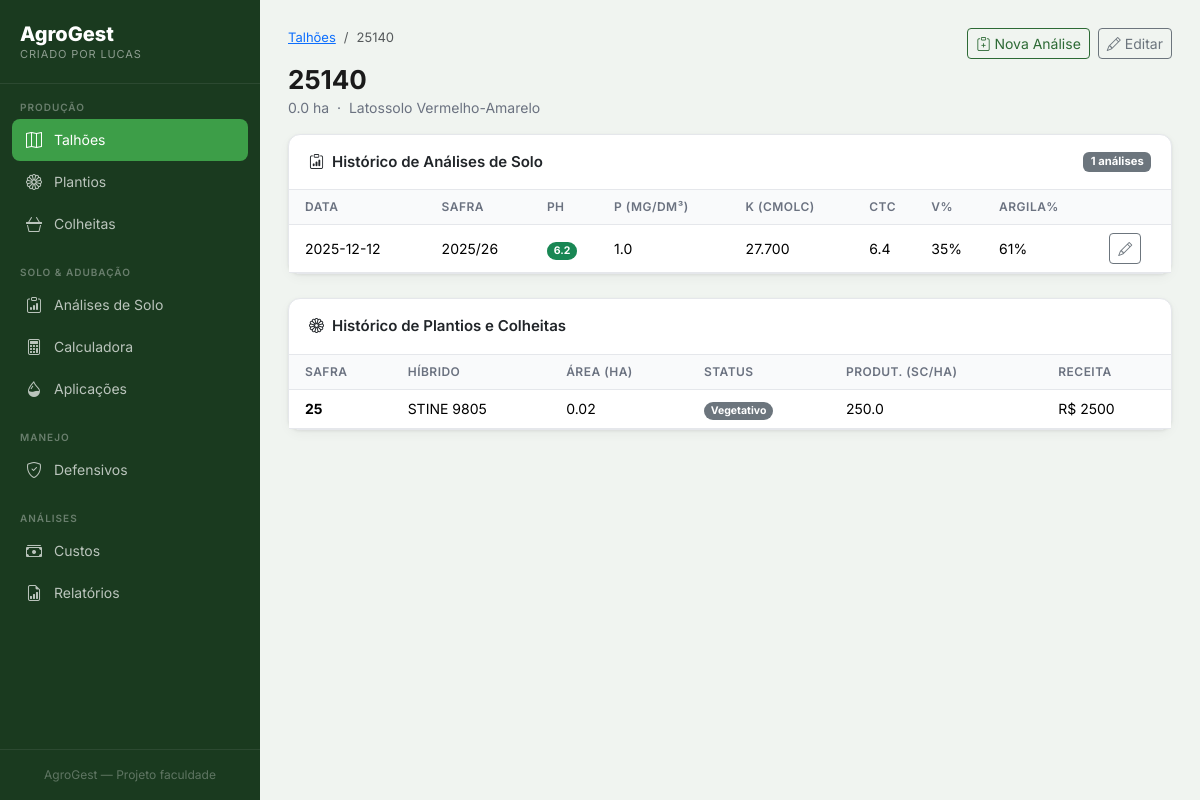
The app's page /talhoes/6/detalhe with its own data.
### tables this page shows
CREATE TABLE talhoes (
    id INTEGER PRIMARY KEY AUTOINCREMENT,
    nome TEXT NOT NULL,
    area_ha REAL NOT NULL,
    localizacao TEXT,
    tipo_solo TEXT,
    observacoes TEXT,
    criado_em TIMESTAMP DEFAULT CURRENT_TIMESTAMP
);

CREATE TABLE analises_solo (
    id INTEGER PRIMARY KEY AUTOINCREMENT,
    talhao_id INTEGER NOT NULL,
    data_coleta DATE NOT NULL,
    safra TEXT,
    profundidade TEXT DEFAULT '0-20 cm',
    ph REAL,
    fosforo REAL,
    potassio REAL,
    calcio REAL,
    magnesio REAL,
    aluminio REAL,
    h_al REAL,
    ctc REAL,
    saturacao_bases REAL,
    teor_argila REAL,
    materia_organica REAL,
    observacoes TEXT,
    criado_em TIMESTAMP DEFAULT CURRENT_TIMESTAMP,
    FOREIGN KEY (talhao_id) REFERENCES talhoes(id)
);

CREATE TABLE colheitas (
    id INTEGER PRIMARY KEY AUTOINCREMENT,
    plantio_id INTEGER NOT NULL,
    data_colheita DATE,
    producao_total REAL,
    umidade_colheita REAL,
    producao_corrigida REAL,
    produtividade_kgha REAL,
    produtividade_scha REAL,
    preco_saca REAL,
    receita_bruta REAL,
    observacoes TEXT,
    criado_em TIMESTAMP DEFAULT CURRENT_TIMESTAMP,
    FOREIGN KEY (plantio_id) REFERENCES plantios(id)
);

CREATE TABLE plantios (
    id INTEGER PRIMARY KEY AUTOINCREMENT,
    talhao_id INTEGER NOT NULL,
    safra TEXT NOT NULL,
    data_plantio DATE,
    hibrido TEXT,
    populacao INTEGER,
    area_plantada REAL,
    status TEXT DEFAULT 'planejado',
    observacoes TEXT,
    criado_em TIMESTAMP DEFAULT CURRENT_TIMESTAMP,
    FOREIGN KEY (talhao_id) REFERENCES talhoes(id)
);

### modules/talhoes.py (the view)
@talhoes_bp.route('/<int:id>/detalhe')
def detalhe(id):
    db = get_db()
    talhao = db.execute("SELECT * FROM talhoes WHERE id=?", (id,)).fetchone()
    analises = db.execute("SELECT * FROM analises_solo WHERE talhao_id=? ORDER BY data_coleta DESC", (id,)).fetchall()
    plantios = db.execute("""
        SELECT p.*, c.produtividade_scha, c.receita_bruta
        FROM plantios p
        LEFT JOIN colheitas c ON c.plantio_id = p.id
        WHERE p.talhao_id=? ORDER BY p.safra DESC
    """, (id,)).fetchall()
    return render_template('talhoes/detalhe.html', talhao=talhao, analises=analises, plantios=plantios)

### database.py (called while the page is built)
def get_db(app=None):
    from flask import current_app
    if app:
        db = sqlite3.connect(app.config['DATABASE'], detect_types=sqlite3.PARSE_DECLTYPES)
        db.row_factory = sqlite3.Row
        return db
    if 'db' not in g:
        g.db = sqlite3.connect(
            current_app.config['DATABASE'],
            detect_types=sqlite3.PARSE_DECLTYPES
        )
        g.db.row_factory = sqlite3.Row
    return g.db

### templates/talhoes/detalhe.html (shortened to what this page needs)
{% extends "base.html" %}
{% block content %}
<div class="page-header d-flex justify-content-between align-items-start">
    <div>
        <nav aria-label="breadcrumb">
            <ol class="breadcrumb">
                <li class="breadcrumb-item"><a href="{{ url_for('talhoes.index') }}">Talhões</a></li>
                <li class="breadcrumb-item active">{{ talhao.nome }}</li>
            </ol>
        </nav>
        <h1 class="page-title">{{ talhao.nome }}</h1>
        <p class="page-subtitle">{{ talhao.area_ha }} ha &nbsp;·&nbsp; {{ talhao.tipo_solo or 'Solo não classificado' }}</p>
    </div>
    <div class="d-flex gap-2">
        <a href="{{ url_for('adubacao.nova_analise') }}?talhao={{ talhao.id }}" class="btn btn-outline-primary btn-sm">
            <i class="bi bi-clipboard-plus me-1"></i>Nova Análise
        </a>
        <a href="{{ url_for('talhoes.editar', id=talhao.id) }}" class="btn btn-outline-secondary btn-sm">
            <i class="bi bi-pencil me-1"></i>Editar
        </a>
    </div>
</div>
<div class="card mb-4">
    <div class="card-header d-flex justify-content-between align-items-center">
        <span><i class="bi bi-clipboard-data me-2"></i>Histórico de Análises de Solo</span>
        <span class="badge bg-secondary">{{ analises|length }} análises</span>
    </div>
    <div class="card-body p-0">
        {% if analises %}
        <div class="table-responsive">
            <table class="table table-hover mb-0">
                <thead>
                    <tr>
                        <th class="ps-3">Data</th>
                        <th>Safra</th>
                        <th>pH</th>
                        <th>P (mg/dm³)</th>
                        <th>K (cmolc)</th>
                        <th>CTC</th>
                        <th>V%</th>
                        <th>Argila%</th>
                        <th></th>
                    </tr>
                </thead>
                <tbody>
                    {% for a in analises %}
                    <tr>
                        <td class="ps-3">{{ a.data_coleta }}</td>
                        <td>{{ a.safra or '—' }}</td>
                        <td>
                            <span class="badge rounded-pill
                                {% if a.ph and a.ph < 5.5 %}bg-danger
                                {% elif a.ph and a.ph < 6.0 %}bg-warning text-dark
                                {% else %}bg-success{% endif %}">
                                {{ "%.1f"|format(a.ph) if a.ph else '—' }}
                            </span>
                        </td>
                        <td>{{ "%.1f"|format(a.fosforo) if a.fosforo else '—' }}</td>
                        <td>{{ "%.3f"|format(a.potassio) if a.potassio else '—' }}</td>
                        <td>{{ "%.1f"|format(a.ctc) if a.ctc else '—' }}</td>
                        <td>{{ "%.0f"|format(a.saturacao_bases) if a.saturacao_bases else '—' }}%</td>
                        <td>{{ "%.0f"|format(a.teor_argila) if a.teor_argila else '—' }}%</td>
                        <td>
                            <a href="{{ url_for('adubacao.editar_analise', id=a.id) }}"
                               class="btn btn-xs btn-outline-secondary btn-sm">
                                <i class="bi bi-pencil"></i>
                            </a>
                        </td>
                    </tr>
                    {% endfor %}
                </tbody>
            </table>
        </div>
        {% else %}
        <div class="text-center py-4 text-muted">
            <i class="bi bi-clipboard-x fs-3 d-block mb-2"></i>
            Nenhuma análise cadastrada para este talhão.
        </div>
        {% endif %}
    </div>
</div>
<div class="card">
    <div class="card-header"><i class="bi bi-flower1 me-2"></i>Histórico de Plantios e Colheitas</div>
    <div class="card-body p-0">
        {% if plantios %}
        <div class="table-responsive">
            <table class="table table-hover mb-0">
                <thead>
                    <tr>
                        <th class="ps-3">Safra</th>
                        <th>Híbrido</th>
                        <th>Área (ha)</th>
                        <th>Status</th>
                        <th>Produt. (sc/ha)</th>
                        <th>Receita</th>
                    </tr>
                </thead>
                <tbody>
                    {% for p in plantios %}
                    <tr>
                        <td class="ps-3 fw-bold">{{ p.safra }}</td>
                        <td>{{ p.hibrido or '—' }}</td>
                        <td>{{ p.area_plantada or talhao.area_ha }}</td>
                        <td>
                            <span class="badge rounded-pill
                                {% if p.status == 'colhido' %}bg-success
                                {% elif p.status == 'plantado' %}bg-primary
                                {% else %}bg-secondary{% endif %}">
                                {{ p.status|title }}
                            </span>
                        </td>
                        <td>{{ "%.1f"|format(p.produtividade_scha) if p.produtividade_scha else '—' }}</td>
                        <td>{{ 'R$ ' + "%.0f"|format(p.receita_bruta) if p.receita_bruta else '—' }}</td>
                    </tr>
                    {% endfor %}
                </tbody>
            </table>
        </div>
        {% else %}
        <div class="text-center py-4 text-muted">Nenhum plantio registrado.</div>
        {% endif %}
    </div>
</div>
{% endblock %}

### templates/base.html (style rules this page uses)
:root { --green-deep: #1a3a1f; --green-mid: #2d6a35; --green-bright: #3d9e48; --green-light: #6abf71; --gold: #e8b94a; --gold-light: #f5d87a; --cream: #faf7f0; --soil: #6b4423; --soil-light: #a0714f; --text-dark: #1a1a1a; --text-muted: #6b7280; --border: #e5e7eb; --shadow: 0 1px 3px rgba(0,0,0,.08), 0 4px 12px rgba(0,0,0,.04); --shadow-lg: 0 8px 24px rgba(0,0,0,.10); --radius: 12px; --bottom-nav-h: 64px; }
* { box-sizing: border-box; }
body { font-family: 'Inter', sans-serif; background: #f0f4f0; color: var(--text-dark); min-height: 100vh; }
.page-title { font-weight: 700; font-size: 26px; color: var(--text-dark); margin: 0; }
.page-subtitle { color: var(--text-muted); font-size: 14px; margin-top: 2px; }
.card { background: #fff; border: 1px solid var(--border); border-radius: var(--radius); box-shadow: var(--shadow); }
.card-header { background: transparent; border-bottom: 1px solid var(--border); padding: 16px 20px; font-weight: 600; font-size: 15px; }
.table { font-size: 14px; }
.table th { font-weight: 600; font-size: 12px; text-transform: uppercase; letter-spacing: .04em; color: var(--text-muted); background: #f9fafb; border-bottom: 1px solid var(--border); }
.table td { vertical-align: middle; border-color: var(--border); }
.btn-outline-primary { color: var(--green-mid); border-color: var(--green-mid); }
.breadcrumb { font-size: 13px; }

### records on screen
talhoes: nome "25140", area_ha "0.0", tipo_solo "Latossolo Vermelho-Amarelo"
analises_solo: data_coleta "2025-12-12", safra "2025/26", ph "6.2", fosforo "1.0", potassio "27.700", ctc "6.4", saturacao_bases "35", teor_argila "61"
colheitas: safra "25", hibrido "STINE 9805", area_plantada "0.02", status "Vegetativo", produtividade_scha "250.0", receita_bruta "R$ 2500"

### other values on screen
{{ analises|length }} "1"
